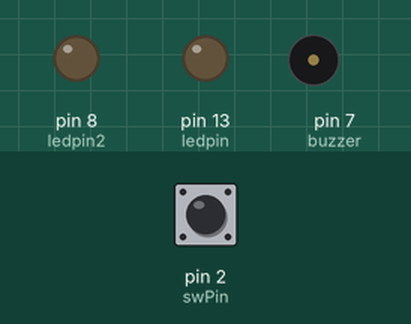
Simulated run of this sketch. Board: Arduino Uno, built with avr-gcc and run on an emulated ATmega328P. On the bench: output pins drawn as LEDs (lit = HIGH), buzzer (waves = sounding). Inputs (shaded band) come from the test bench; at power-on: pin 2 (swPin) HIGH.

Above: at 1.11 s.
At 5.5 s:
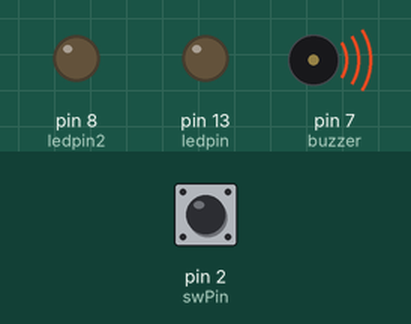
Timing chart, 0 to 5.8 s (numbered marks = the images above):
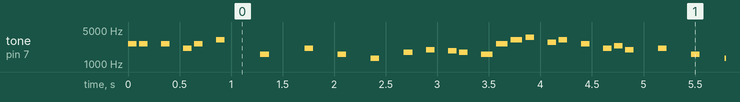

Measured:
- by itself, tone on pin 7 (buzzer): plays 2637 Hz for 0.08 s, 2637 Hz for 0.08 s, 2637 Hz for 0.08 s, 2093 Hz for 0.08 s, 2637 Hz for 0.08 s, 3136 Hz for 0.08 s … (622 notes in this stretch)

The sketch:

Musicbreak.ino
```cpp
#include <pitches.h>

const byte swPin = 2;
const byte ledpin = 13;
const byte ledpin2 = 8;
const int buzzer = 7;
volatile boolean state = LOW;

void swISR() {
  for (int i = 0 ; i < 5 ; i++) {
    for (int j = 0 ; j < 10000 ; j++) {
      digitalWrite(ledpin, HIGH);
    }
    for (int j = 0 ; j < 10000 ; j++) {
      digitalWrite(ledpin, LOW);

    }
    for (int j = 0 ; j < 10000 ; j++) {
      digitalWrite(ledpin2, HIGH);
    }
    for (int j = 0 ; j < 10000 ; j++) {
      digitalWrite(ledpin2, LOW);
    }
  }
  digitalWrite(ledpin, LOW);
  digitalWrite(ledpin2, LOW);
}

void setup() {
  pinMode(ledpin, OUTPUT);
  pinMode(ledpin2, OUTPUT);
  pinMode(buzzer, OUTPUT);
  pinMode(swPin, INPUT);
  //digitalWrite(swPin, LOW);
  attachInterrupt(0, swISR, FALLING);
}

void loop() {
  playmusic();
}

void playmusic() {
  int note[] = {
    NOTE_E7, NOTE_E7, 0, NOTE_E7,
    0, NOTE_C7, NOTE_E7, 0,
    NOTE_G7, 0, 0,  0,
    NOTE_G6, 0, 0, 0,

    NOTE_C7, 0, 0, NOTE_G6,
    0, 0, NOTE_E6, 0,
    0, NOTE_A6, 0, NOTE_B6,
    0, NOTE_AS6, NOTE_A6, 0,

    NOTE_G6, NOTE_E7, NOTE_G7,
    NOTE_A7, 0, NOTE_F7, NOTE_G7,
    0, NOTE_E7, 0, NOTE_C7,
    NOTE_D7, NOTE_B6, 0, 0,

    NOTE_C7, 0, 0, NOTE_G6,
    0, 0, NOTE_E6, 0,
    0, NOTE_A6, 0, NOTE_B6,
    0, NOTE_AS6, NOTE_A6, 0,

    NOTE_G6, NOTE_E7, NOTE_G7,
    NOTE_A7, 0, NOTE_F7, NOTE_G7,
    0, NOTE_E7, 0, NOTE_C7,
    NOTE_D7, NOTE_B6, 0, 0
  };

  int noteDurations[] = {
    12, 12, 12, 12,
    12, 12, 12, 12,
    12, 12, 12, 12,
    12, 12, 12, 12,

    12, 12, 12, 12,
    12, 12, 12, 12,
    12, 12, 12, 12,
    12, 12, 12, 12,

    9, 9, 9,
    12, 12, 12, 12,
    12, 12, 12, 12,
    12, 12, 12, 12,

    12, 12, 12, 12,
    12, 12, 12, 12,
    12, 12, 12, 12,
    12, 12, 12, 12,

    9, 9, 9,
    12, 12, 12, 12,
    12, 12, 12, 12,
    12, 12, 12, 12,
  };

  for (int i = 0 ; i <= sizeof(note) / sizeof(int) ; i++) {
    int d = 1000 / noteDurations[i];
    tone(buzzer , note[i] , d);
    int p = d * 1.3;
    delay(p);
    noTone(buzzer);
  }
}
```
